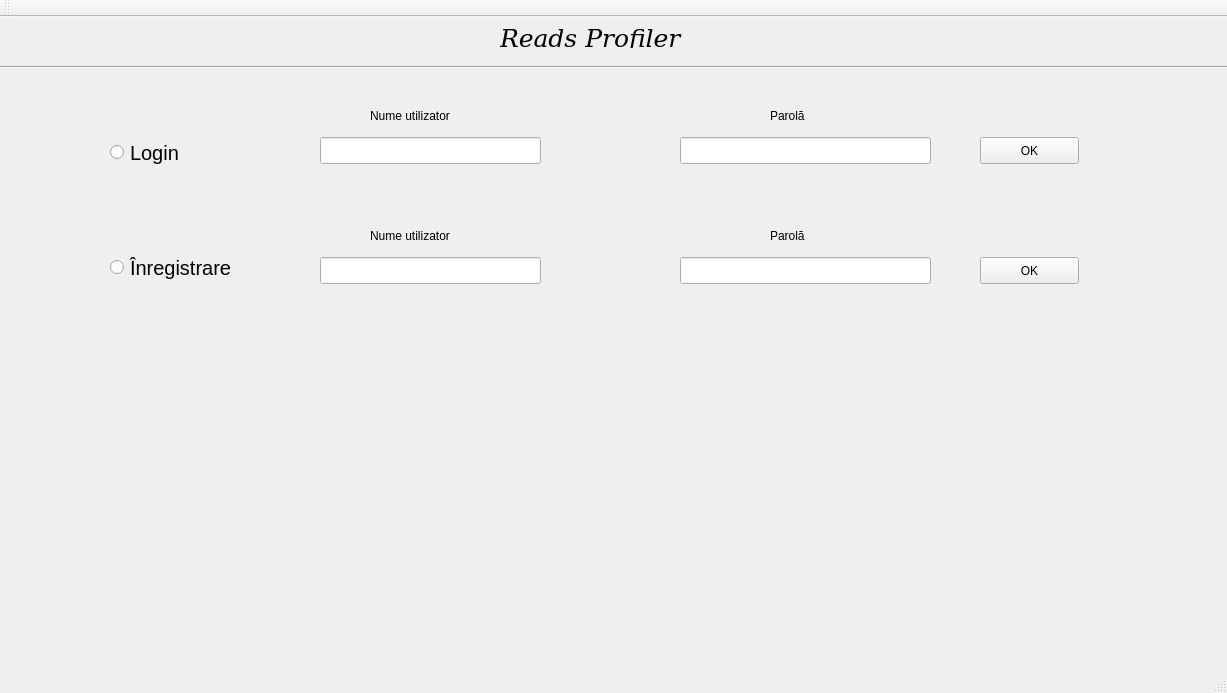
<?xml version="1.0" encoding="UTF-8"?>
<ui version="4.0">
 <class>MainWindow</class>
 <widget class="QMainWindow" name="MainWindow">
  <property name="geometry">
   <rect>
    <x>0</x>
    <y>0</y>
    <width>1227</width>
    <height>693</height>
   </rect>
  </property>
  <property name="windowTitle">
   <string>MainWindow</string>
  </property>
  <widget class="QWidget" name="centralWidget">
   <widget class="Line" name="line">
    <property name="geometry">
     <rect>
      <x>0</x>
      <y>40</y>
      <width>1241</width>
      <height>20</height>
     </rect>
    </property>
    <property name="orientation">
     <enum>Qt::Horizontal</enum>
    </property>
   </widget>
   <widget class="QLabel" name="label">
    <property name="geometry">
     <rect>
      <x>500</x>
      <y>10</y>
      <width>271</width>
      <height>21</height>
     </rect>
    </property>
    <property name="font">
     <font>
      <family>DejaVu Serif</family>
      <pointsize>19</pointsize>
      <italic>true</italic>
     </font>
    </property>
    <property name="contextMenuPolicy">
     <enum>Qt::NoContextMenu</enum>
    </property>
    <property name="text">
     <string>Reads Profiler</string>
    </property>
   </widget>
   <widget class="QLabel" name="label_3">
    <property name="geometry">
     <rect>
      <x>370</x>
      <y>90</y>
      <width>121</width>
      <height>17</height>
     </rect>
    </property>
    <property name="text">
     <string>Nume utilizator</string>
    </property>
   </widget>
   <widget class="QLabel" name="label_4">
    <property name="geometry">
     <rect>
      <x>770</x>
      <y>90</y>
      <width>141</width>
      <height>17</height>
     </rect>
    </property>
    <property name="text">
     <string>Parolă</string>
    </property>
   </widget>
   <widget class="QLineEdit" name="lineEdit">
    <property name="geometry">
     <rect>
      <x>320</x>
      <y>120</y>
      <width>221</width>
      <height>27</height>
     </rect>
    </property>
    <property name="styleSheet">
     <string notr="true"/>
    </property>
   </widget>
   <widget class="QLineEdit" name="lineEdit_2">
    <property name="geometry">
     <rect>
      <x>680</x>
      <y>120</y>
      <width>251</width>
      <height>27</height>
     </rect>
    </property>
    <property name="echoMode">
     <enum>QLineEdit::Password</enum>
    </property>
   </widget>
   <widget class="QRadioButton" name="radioButton">
    <property name="geometry">
     <rect>
      <x>110</x>
      <y>120</y>
      <width>131</width>
      <height>31</height>
     </rect>
    </property>
    <property name="font">
     <font>
      <pointsize>15</pointsize>
     </font>
    </property>
    <property name="text">
     <string>Login</string>
    </property>
   </widget>
   <widget class="QRadioButton" name="radioButton_2">
    <property name="geometry">
     <rect>
      <x>110</x>
      <y>230</y>
      <width>141</width>
      <height>41</height>
     </rect>
    </property>
    <property name="font">
     <font>
      <pointsize>15</pointsize>
     </font>
    </property>
    <property name="text">
     <string>Înregistrare</string>
    </property>
   </widget>
   <widget class="QLineEdit" name="lineEdit_3">
    <property name="geometry">
     <rect>
      <x>320</x>
      <y>240</y>
      <width>221</width>
      <height>27</height>
     </rect>
    </property>
    <property name="styleSheet">
     <string notr="true"/>
    </property>
   </widget>
   <widget class="QLabel" name="label_5">
    <property name="geometry">
     <rect>
      <x>370</x>
      <y>210</y>
      <width>121</width>
      <height>17</height>
     </rect>
    </property>
    <property name="text">
     <string>Nume utilizator</string>
    </property>
   </widget>
   <widget class="QLineEdit" name="lineEdit_4">
    <property name="geometry">
     <rect>
      <x>680</x>
      <y>240</y>
      <width>251</width>
      <height>27</height>
     </rect>
    </property>
    <property name="echoMode">
     <enum>QLineEdit::Password</enum>
    </property>
   </widget>
   <widget class="QLabel" name="label_6">
    <property name="geometry">
     <rect>
      <x>770</x>
      <y>210</y>
      <width>141</width>
      <height>17</height>
     </rect>
    </property>
    <property name="text">
     <string>Parolă</string>
    </property>
   </widget>
   <widget class="QPushButton" name="pushButton">
    <property name="geometry">
     <rect>
      <x>980</x>
      <y>120</y>
      <width>99</width>
      <height>27</height>
     </rect>
    </property>
    <property name="text">
     <string>OK</string>
    </property>
   </widget>
   <widget class="QPushButton" name="pushButton_2">
    <property name="geometry">
     <rect>
      <x>980</x>
      <y>240</y>
      <width>99</width>
      <height>27</height>
     </rect>
    </property>
    <property name="text">
     <string>OK</string>
    </property>
   </widget>
  </widget>
  <widget class="QMenuBar" name="menuBar">
   <property name="geometry">
    <rect>
     <x>0</x>
     <y>0</y>
     <width>1227</width>
     <height>25</height>
    </rect>
   </property>
  </widget>
  <widget class="QToolBar" name="mainToolBar">
   <attribute name="toolBarArea">
    <enum>TopToolBarArea</enum>
   </attribute>
   <attribute name="toolBarBreak">
    <bool>false</bool>
   </attribute>
  </widget>
  <widget class="QStatusBar" name="statusBar"/>
 </widget>
 <layoutdefault spacing="6" margin="11"/>
 <resources/>
 <connections/>
</ui>
